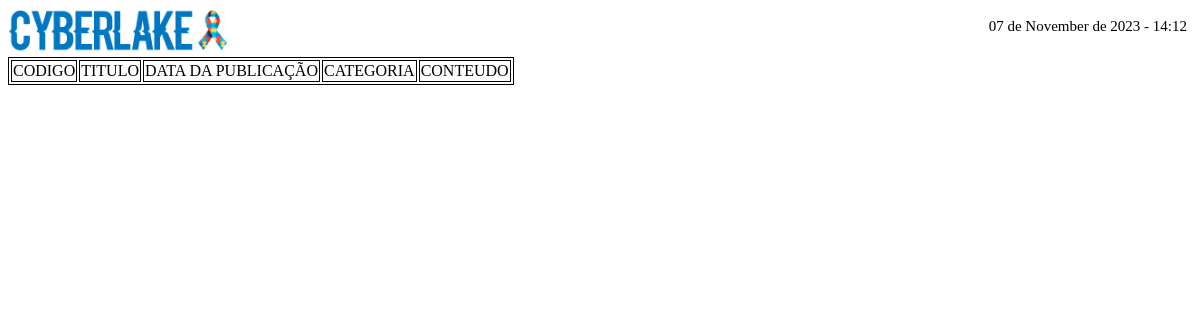
Before: /admin/listar.php with the older database file.
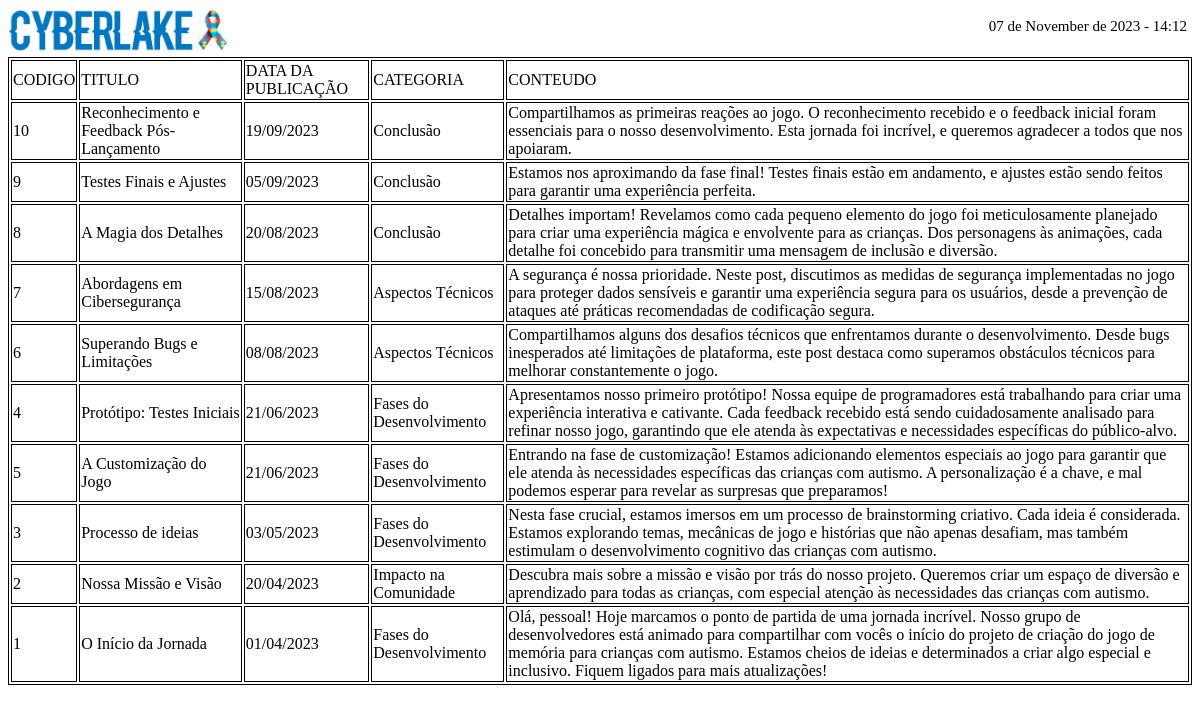
After: the same page with the newer database file.
### tables this page shows
CREATE TABLE `posts` (
  `ID` int(11) NOT NULL,
  `TITULO` varchar(250) NOT NULL,
  `DATA_PUBLICACAO` date NOT NULL,
  `ID_CATEGORIA` int(11) DEFAULT NULL,
  `CONTEUDO` longtext NOT NULL,
  `IMAGEM` blob NOT NULL
);

CREATE TABLE `categoria` (
  `ID_CATEGORIA` int(11) NOT NULL,
  `NOME_CATEGORIA` varchar(250) NOT NULL
);

### admin/listar.php (the view, shortened to what this page needs)
<!doctype html>
<html>
<link rel="stylesheet" type="text/css" href="listar.css">
<body>
    <div class="logo">
        <img src="../assets/img/logo.png" alt="imagem com logotipo da empresa ao lado do laço símbolo do autismo" class="logo">
    </div>
    <div class="data">
        <?php
        $dataAtual = strftime('%d de %B de %Y - %H:%M');
        echo $dataAtual;
        ?>
    </div>
</body>
</html>
<?php
$conexao = ObterConexao();
$resultado = mysqli_query($conexao, "SELECT p.ID, p.TITULO, p.DATA_PUBLICACAO, c.NOME_CATEGORIA, p.CONTEUDO FROM posts p, categoria c WHERE p.ID_CATEGORIA = c.ID_CATEGORIA ORDER BY DATA_PUBLICACAO DESC");
echo "<table>";
echo "<thead><td>CODIGO</td><td>TITULO</td><td>DATA DA PUBLICAÇÃO</td><td>CATEGORIA</td><td>CONTEUDO</td></thead>";
while (list($ID, $TITULO, $DATA_PUBLICACAO, $NOME_CATEGORIA, $CONTEUDO) = mysqli_fetch_row($resultado)) {
    echo "<tr>
        <td>$ID</td><td>$TITULO</td><td>", date('d/m/Y', strtotime($DATA_PUBLICACAO)), "</td><td>$NOME_CATEGORIA</td><td>$CONTEUDO</td>
    </tr>";
}
echo "</table>";
?>

### admin/listar.css (style rules this page uses)
body { margin: 2; padding: 2; position: relative; }
.logo { width: 220px; margin-right: 20px; cursor: pointer; }
.data { position: absolute; top: 0; right: 0; width: 40%; font-size: 15px; padding: 10px 5px; display: flex; align-items: center; justify-content: flex-end; }
table, tr, td { border: solid 1px black; }

Changed rows visible on the page:
added posts: ID "10", TITULO "Reconhecimento e Feedback Pós-Lançamento", DATA_PUBLICACAO "19/09/2023", ID_CATEGORIA.NOME_CATEGORIA "Conclusão", CONTEUDO "Compartilhamos as primeiras reações ao jogo. O reconhecimento recebido e o feedback inicial foram essenciais para o nosso desenvolvimento. Esta jornada foi incrível, e queremos agradecer a todos que nos apoiaram."
added posts: ID "9", TITULO "Testes Finais e Ajustes", DATA_PUBLICACAO "05/09/2023", ID_CATEGORIA.NOME_CATEGORIA "Conclusão", CONTEUDO "Estamos nos aproximando da fase final! Testes finais estão em andamento, e ajustes estão sendo feitos para garantir uma experiência perfeita."
added posts: ID "8", TITULO "A Magia dos Detalhes", DATA_PUBLICACAO "20/08/2023", ID_CATEGORIA.NOME_CATEGORIA "Conclusão", CONTEUDO "Detalhes importam! Revelamos como cada pequeno elemento do jogo foi meticulosamente planejado para criar uma experiência mágica e envolvente para as crianças. Dos personagens às animações, cada detalhe foi concebido para transmitir uma mensagem de inclusão e diversão."
added posts: ID "7", TITULO "Abordagens em Cibersegurança", DATA_PUBLICACAO "15/08/2023", ID_CATEGORIA.NOME_CATEGORIA "Aspectos Técnicos", CONTEUDO "A segurança é nossa prioridade. Neste post, discutimos as medidas de segurança implementadas no jogo para proteger dados sensíveis e garantir uma experiência segura para os usuários, desde a prevenção de ataques até práticas recomendadas de codificação segura."
added posts: ID "6", TITULO "Superando Bugs e Limitações", DATA_PUBLICACAO "08/08/2023", ID_CATEGORIA.NOME_CATEGORIA "Aspectos Técnicos", CONTEUDO "Compartilhamos alguns dos desafios técnicos que enfrentamos durante o desenvolvimento. Desde bugs inesperados até limitações de plataforma, este post destaca como superamos obstáculos técnicos para melhorar constantemente o jogo."
added posts: ID "4", TITULO "Protótipo: Testes Iniciais", DATA_PUBLICACAO "21/06/2023", ID_CATEGORIA.NOME_CATEGORIA "Fases do Desenvolvimento", CONTEUDO "Apresentamos nosso primeiro protótipo! Nossa equipe de programadores está trabalhando para criar uma experiência interativa e cativante. Cada feedback recebido está sendo cuidadosamente analisado para refinar nosso jogo, garantindo que ele atenda às expectativas e necessidades específicas do público-alvo."
added posts: ID "5", TITULO "A Customização do Jogo", DATA_PUBLICACAO "21/06/2023", ID_CATEGORIA.NOME_CATEGORIA "Fases do Desenvolvimento", CONTEUDO "Entrando na fase de customização! Estamos adicionando elementos especiais ao jogo para garantir que ele atenda às necessidades específicas das crianças com autismo. A personalização é a chave, e mal podemos esperar para revelar as surpresas que preparamos!"
added posts: ID "3", TITULO "Processo de ideias", DATA_PUBLICACAO "03/05/2023", ID_CATEGORIA.NOME_CATEGORIA "Fases do Desenvolvimento", CONTEUDO "Nesta fase crucial, estamos imersos em um processo de brainstorming criativo. Cada ideia é considerada. Estamos explorando temas, mecânicas de jogo e histórias que não apenas desafiam, mas também estimulam o desenvolvimento cognitivo das crianças com autismo."
added posts: ID "2", TITULO "Nossa Missão e Visão", DATA_PUBLICACAO "20/04/2023", ID_CATEGORIA.NOME_CATEGORIA "Impacto na Comunidade", CONTEUDO "Descubra mais sobre a missão e visão por trás do nosso projeto. Queremos criar um espaço de diversão e aprendizado para todas as crianças, com especial atenção às necessidades das crianças com autismo."
added posts: ID "1", TITULO "O Início da Jornada", DATA_PUBLICACAO "01/04/2023", ID_CATEGORIA.NOME_CATEGORIA "Fases do Desenvolvimento", CONTEUDO "Olá, pessoal! Hoje marcamos o ponto de partida de uma jornada incrível. Nosso grupo de desenvolvedores está animado para compartilhar com vocês o início do projeto de criação do jogo de memória para crianças com autismo. Estamos cheios de ideias e determinados a criar algo especial e inclusivo. Fiquem ligados para mais atualizações!"
